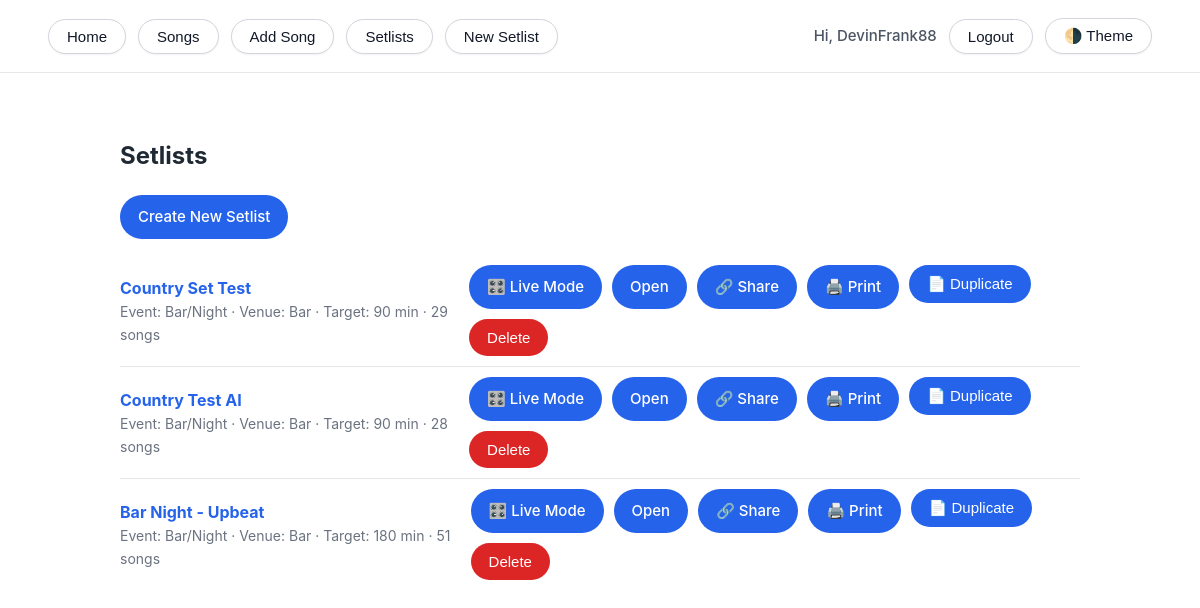
/setlists (signed in), run on the app's committed database.
### models.py (models this page shows, shortened)
class User(db.Model, UserMixin):
    id = db.Column(db.Integer, primary_key=True)
    username = db.Column(db.String(80), unique=True, nullable=False)
    email = db.Column(db.String(120), unique=True, nullable=True)
    password_hash = db.Column(db.String(255), nullable=False)
    is_admin = db.Column(db.Boolean, nullable=False, default=False)
    created_at = db.Column(db.DateTime, default=datetime.utcnow, nullable=False)
    songs = db.relationship("Song", backref="owner", lazy="dynamic")
    setlists = db.relationship("Setlist", backref="owner", lazy="dynamic")

class Setlist(db.Model):
    id = db.Column(db.Integer, primary_key=True)
    name = db.Column(db.String(200), nullable=False)
    event_type = db.Column(db.String(100), nullable=True)
    venue_type = db.Column(db.String(100), nullable=True)
    target_minutes = db.Column(db.Integer, nullable=True)
    notes = db.Column(db.String(1000), nullable=True)
    no_repeat_artists = db.Column(db.Boolean, default=False)  # avoid duplicate artists in this show
    share_token = db.Column(db.String(64), unique=True, nullable=True)
    created_at = db.Column(db.DateTime, default=datetime.utcnow)
    reset_numbering_per_section = db.Column(db.Boolean, default=False)
    user_id = db.Column(db.Integer, db.ForeignKey("user.id"), nullable=True, index=True)
    songs = db.relationship(
    "SetlistSong",
    backref="setlist",
    cascade="all, delete-orphan",
    order_by="SetlistSong.position.asc()",
    lazy="joined",
)

### app.py (the view)
@app.route("/setlists")
@login_required
def list_setlists():
    setlists = Setlist.query.order_by(Setlist.created_at.desc()).all()
    def live_mode_url(setlist_id: int) -> str:
        try:
            return url_for("live_mode", setlist_id=setlist_id)
        except BuildError:
            return f"/setlists/{setlist_id}/live"
    return render_template(
        "setlists/list.html",
        setlists=setlists,
        live_mode_url=live_mode_url,
    )

### app.py (called while the page is built)
@login_manager.user_loader
def load_user(user_id):
    return User.query.get(int(user_id))

@app.context_processor
def inject_utils():
    return dict(
        fmt_mmss=fmt_mmss,
        estimate=estimate_duration_seconds,
        song_has_pdf=song_has_pdf,
    )

### templates/setlists/list.html
{% extends "base.html" %}
{% block content %}
<h2>Setlists</h2>
<p><a class="btn" href="{{ url_for('new_setlist') }}">Create New Setlist</a></p>
{% if setlists %}
  {% for sl in setlists %}
    <div class="row">
      <div>
        <div><strong><a href="{{ url_for('edit_setlist', setlist_id=sl.id) }}">{{ sl.name }}</a></strong></div>
        <div class="muted">
          {% if sl.event_type %}Event: {{ sl.event_type }} · {% endif %}
          {% if sl.venue_type %}Venue: {{ sl.venue_type }} · {% endif %}
          {% if sl.target_minutes %}Target: {{ sl.target_minutes }} min · {% endif %}
          {{ (sl.songs|length) }} songs
        </div>
      </div>
        <div class="right">
        <a class="btn" href="{{ live_mode_url(sl.id) }}" target="_blank" title="Open Live Mode">🎛️ Live Mode</a>
        <a class="btn" href="{{ url_for('edit_setlist', setlist_id=sl.id) }}">Open</a>
        <a class="btn" href="{{ url_for('view_setlist', setlist_id=sl.id) }}" target="_blank">🔗 Share</a>
        <a class="btn" href="{{ url_for('print_setlist', setlist_id=sl.id) }}" target="_blank">🖨️ Print</a>
        <form class="inline" method="post" action="{{ url_for('duplicate_setlist', setlist_id=sl.id) }}">
          <button class="btn" type="submit">📄 Duplicate</button>
        </form>
        <form class="inline" method="post" action="{{ url_for('delete_setlist', setlist_id=sl.id) }}" onsubmit="return confirm('Delete this setlist?');">
          <button class="btn btn-danger" type="submit">Delete</button>
        </form>
      </div>
    </div>
  {% endfor %}
{% else %}
  <p>No setlists yet. <a href="{{ url_for('new_setlist') }}">Create one</a>.</p>
{% endif %}
{% endblock %}

### templates/base.html (shortened to what this page needs)
<!doctype html>
<html lang="en" data-theme="light">
<head>
  <link rel="stylesheet" href="{{ url_for('static', filename='style.css') }}">
</head>
<body>
  <nav>
    <div class="nav-left">
      <button type="button" onclick="location.href='{{ url_for('home') }}'">Home</button>
      <button type="button" onclick="location.href='{{ url_for('list_songs') }}'">Songs</button>
      <button type="button" onclick="location.href='{{ url_for('new_song') }}'">Add Song</button>
      <button type="button" onclick="location.href='{{ url_for('list_setlists') }}'">Setlists</button>
      <button type="button" onclick="location.href='{{ url_for('new_setlist') }}'">New Setlist</button>
    </div>
    <div class="nav-right">
      {% if current_user.is_authenticated %}
        <span class="greeting">Hi, {{ current_user.username }}</span>
        <button type="button" onclick="location.href='{{ url_for('auth.logout') }}'">Logout</button>
      {% else %}
        <span class="greeting">Hi, there</span>
        <button type="button" onclick="location.href='{{ url_for('auth.login') }}'">Login</button>
        <button type="button" onclick="location.href='{{ url_for('auth.register') }}'">Register</button>
      {% endif %}
      <button type="button" id="themeToggle" title="Toggle dark/light theme">🌗 Theme</button>
    </div>
  </nav>
  <main>
    <div class="content">
      {% block content %}{{ content|safe }}{% endblock %}
    </div>
  </main>
</body>
</html>

### static/style.css (style rules this page uses)
body { font-family: -apple-system, BlinkMacSystemFont, "Segoe UI", Roboto, Arial, sans-serif; margin: 0; padding: 0; background: #ffffff; color: #1f2933; line-height: 1.6; }
a { color: #2563eb; text-decoration: none; }
nav { background: #ffffff; border-bottom: 1px solid #e5e7eb; padding: 18px clamp(16px, 4vw, 48px); display: flex; justify-content: space-between; align-items: center; gap: 12px; flex-wrap: wrap; }
.nav-left, .nav-right { display: flex; align-items: center; gap: 12px; }
nav button { border: 1px solid #d1d5db; background: #ffffff; color: #111827; padding: 8px 18px; border-radius: 999px; font-size: 15px; font-weight: 500; box-shadow: 0 1px 2px rgba(15, 23, 42, 0.05); cursor: pointer; transition: all 0.15s ease; }
.greeting { font-size: 15px; font-weight: 500; color: #4b5563; }
main { max-width: 960px; margin: clamp(24px, 8vw, 64px) auto; padding: 0 clamp(16px, 4vw, 40px); }
.content { padding: 0; }
.btn { display: inline-flex; align-items: center; justify-content: center; padding: 10px 18px; background: #2563eb; color: #ffffff; text-decoration: none; border: none; border-radius: 999px; cursor: pointer; font-size: 15px; font-weight: 500; transition: background 0.15s ease, transform 0.15s ease; }
.btn-danger { background: #dc2626; }
.row { display: flex; justify-content: space-between; align-items: center; padding: 10px 0; border-bottom: 1px solid #e5e7eb; }
.row:last-child { border-bottom: none; }
.right { display: flex; flex-wrap: wrap; gap: 10px; }
.muted { color: #6b7280; font-size: 14px; }
.inline { display: inline; }

### data on the page
User: username "DevinFrank88"
Setlist: name "Country Set Test", event_type "Bar/Night", venue_type "Bar", target_minutes "90", songs "29"
Setlist: name "Country Test AI", event_type "Bar/Night", venue_type "Bar", target_minutes "90", songs "28"
Setlist: name "Bar Night - Upbeat", event_type "Bar/Night", venue_type "Bar", target_minutes "180", songs "51"
